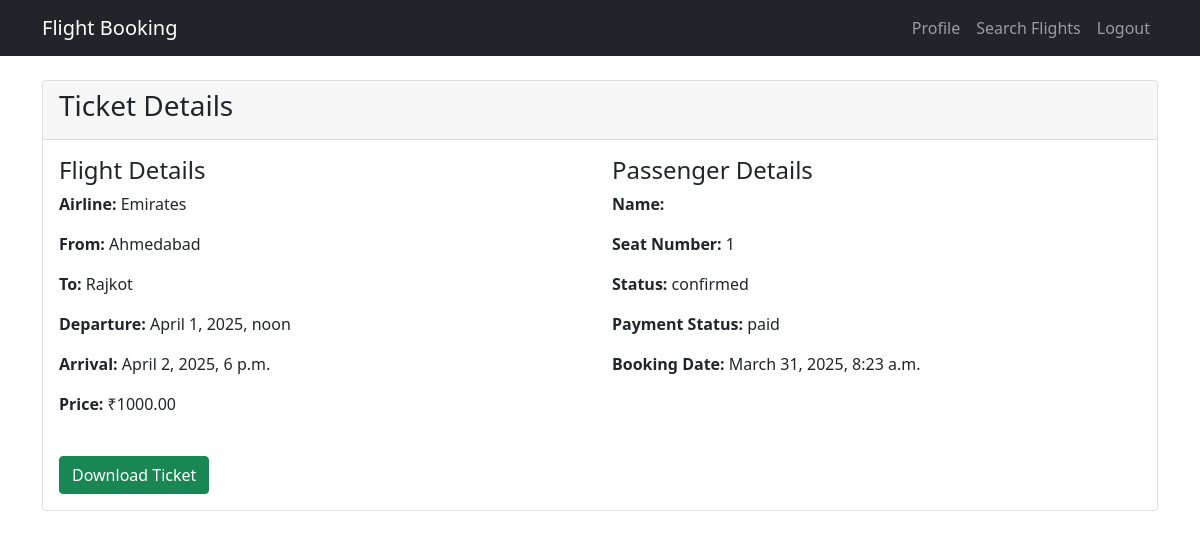
Page /ticket/34/ (signed in) on the committed database.
### flight_booking/models.py (models this page shows, shortened)
class Booking(models.Model):
    STATUS_CHOICES = [
        ('confirmed', 'Confirmed'),
        ('cancelled', 'Cancelled'),
        ('pending', 'Pending'),
    ]
    PAYMENT_STATUS_CHOICES = [
        ('pending', 'Pending'),
        ('paid', 'Paid'),
        ('failed', 'Failed'),
    ]
    user = models.ForeignKey(AirlineUser, on_delete=models.CASCADE, related_name='bookings')
    flight = models.ForeignKey(Flight, on_delete=models.CASCADE, related_name='bookings')
    booking_date = models.DateTimeField(auto_now_add=True)
    seat_number = models.CharField(max_length=10)
    status = models.CharField(max_length=20, choices=STATUS_CHOICES, default='pending')
    payment_status = models.CharField(max_length=20, choices=PAYMENT_STATUS_CHOICES, default='pending')
    class Meta:
        unique_together = ('flight', 'seat_number')

class Flight(models.Model):
    airline = models.CharField(max_length=100)
    departure_city = models.CharField(max_length=100)
    arrival_city = models.CharField(max_length=100)
    departure_time = models.DateTimeField()
    arrival_time = models.DateTimeField()
    price = models.DecimalField(max_digits=10, decimal_places=2)
    total_seats = models.IntegerField(default=50)
    available_seats = models.IntegerField(default=0)

### flight_booking/views.py (the view)
# urls.py: path('ticket/<int:pk>/', TicketDetailView.as_view(), name='ticket_details'),
class TicketDetailView(LoginRequiredMixin, DetailView):
    model = Booking
    template_name = 'ticket_details.html'
    context_object_name = 'booking'
    def get_queryset(self):
        return Booking.objects.filter(user=self.request.user)

### templates/ticket_details.html (shortened to what this page needs)
{% extends 'base.html' %}
{% block content %}
<div class="card">
    <div class="card-header">
        <h3>Ticket Details</h3>
    </div>
    <div class="card-body">
        <div class="row mb-4">
            <div class="col-md-6">
                <h4>Flight Details</h4>
                <p><strong>Airline:</strong> {{ booking.flight.airline }}</p>
                <p><strong>From:</strong> {{ booking.flight.departure_city }}</p>
                <p><strong>To:</strong> {{ booking.flight.arrival_city }}</p>
                <p><strong>Departure:</strong> {{ booking.flight.departure_time }}</p>
                <p><strong>Arrival:</strong> {{ booking.flight.arrival_time }}</p>
                <p><strong>Price:</strong> ₹{{ booking.flight.price }}</p>
            </div>
            <div class="col-md-6">
                <h4>Passenger Details</h4>
                <p><strong>Name:</strong>{{booking.user.first_name}}{{" "}}{{booking.user.last_name}} </p>
                <p><strong>Seat Number:</strong> {{ booking.seat_number}}</p>
                <p><strong>Status:</strong> {{ booking.status }}</p>
                <p><strong>Payment Status:</strong> {{ booking.payment_status }}{{payment.payment_method}}</p>
                <p><strong>Booking Date:</strong> {{ booking.booking_date }}</p>
            </div>
        </div>
        <a href="#" onclick="window.print()" class="btn btn-success">Download Ticket</a>
    </div>
</div>
{% endblock %}

### rows in the picture
Booking: flight.airline "Emirates", flight.departure_city "Ahmedabad", flight.arrival_city "Rajkot", flight.departure_time "April 1, 2025, noon", flight.arrival_time "April 2, 2025, 6 p.m.", flight.price "1000.00", seat_number "1", status "confirmed", payment_status "paid", booking_date "March 31, 2025, 8:23 a.m."
